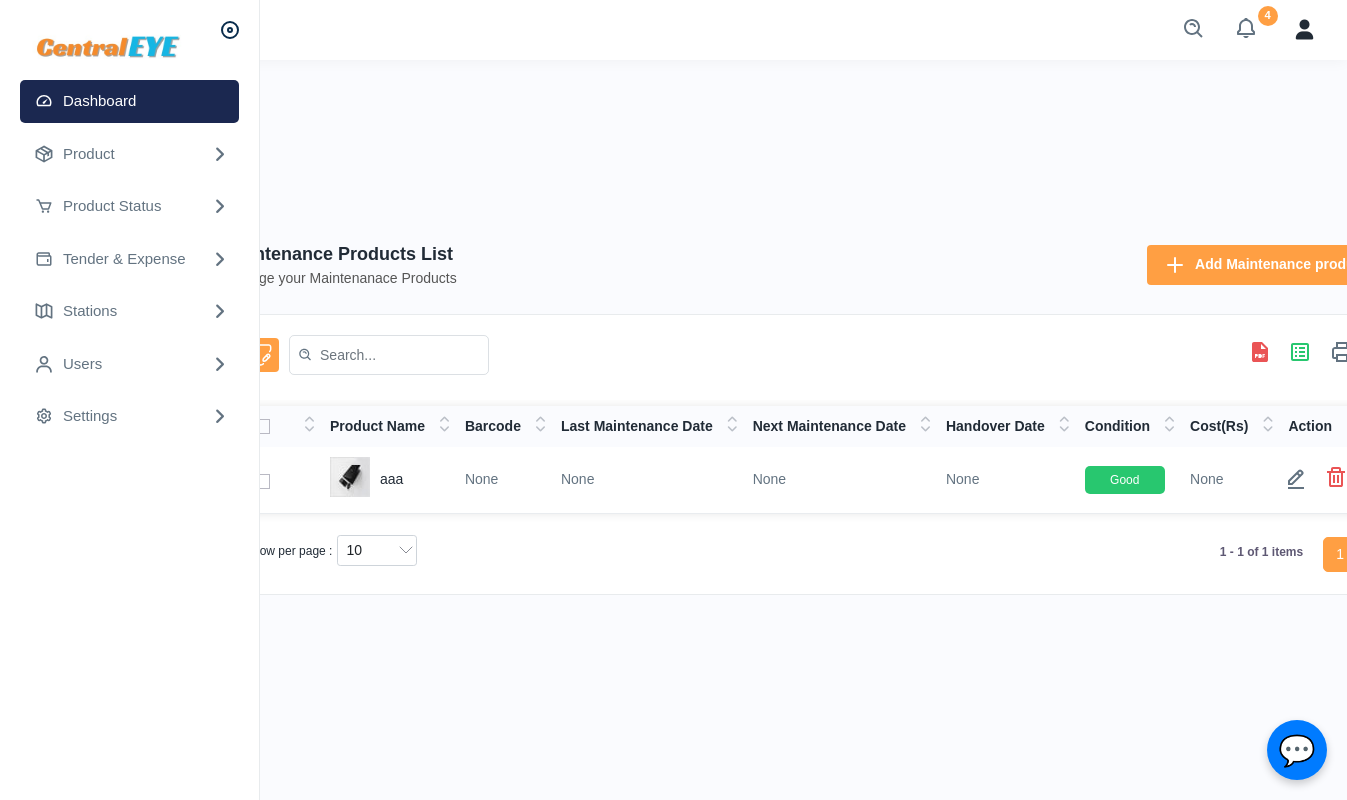
The page /maintenanceproducts on the database as committed earlier.
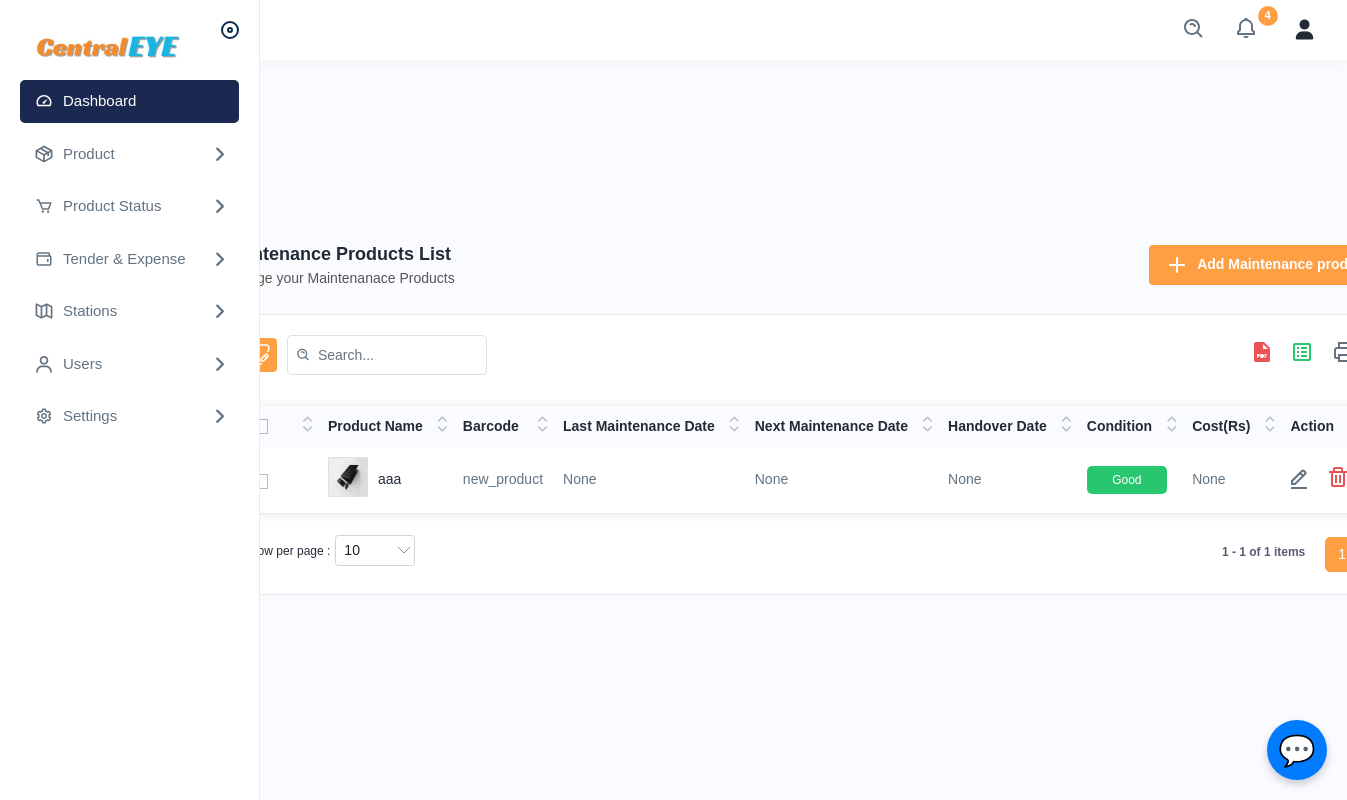
The same page on the database as committed later.
### app/models.py (models this page shows, shortened)
class Maintenance(models.Model):
    maintenance_id = models.AutoField(primary_key=True)
    asset = models.ForeignKey(
        "Asset", null=True, blank=True, on_delete=models.SET_NULL)
    last_maintenance_date = models.DateField(
        null=True, blank=True)  # Tracks the last maintenance date
    next_maintenance_date = models.DateField(
        null=True, blank=True)  # Tracks the next maintenance date
    maintenance_cost = models.CharField(max_length=255, null=True, blank=True)
    return_date = models.DateField(null=True, blank=True)

class Asset(models.Model):
    asset_id = models.IntegerField(primary_key=True, unique=True)
    asset_name = models.CharField(max_length=255)
    asset_category = models.ForeignKey(
        AssetSubCategory, null=True, blank=True, on_delete=models.SET_NULL)
    barcode = models.CharField(
        max_length=255, unique=True, null=True, blank=True)
    purchase_date = models.DateField(default=timezone.now)
    asset_value = models.CharField(max_length=255)
    condition = models.CharField(
        max_length=20, choices=CONDITION_CHOICES, default='good')
    location = models.CharField(max_length=255)
    assign_to = models.ForeignKey(
        UserDetails, null=True, blank=True, on_delete=models.SET_NULL)
    asset_status = models.CharField(
        max_length=20, choices=ASSET_STATUS_CHOICES, default='available')
    asset_maintenance_date = models.DateField(null=True, blank=True)
    asset_add_date = models.DateField(auto_now=True, null=True, blank=True)

### app/views.py (the view)
# urls.py: path('maintenanceproducts', views.maintenanceproducts,
def maintenanceproducts(request):
    maintenance_id = Maintenance.objects.all()
    con = {'maintenance_id': maintenance_id}
    return render(request, 'maintenanceproducts.html', con)

### templates/maintenanceproducts.html (shortened to what the changed rows need)
{% extends 'navbar.html' %}
{% load static %}
{% block body %}
<div class="main-wrapper">
    <div class="page-wrapper">
        <div class="content">
            <div class="card">
                <div class="card-body">
                    <div class="table-responsive">
                        <table class="table datanew">
                            <thead>
                                <tr>
                                    <th>
                                        <label class="checkboxs">
                                            <span class="checkmarks"></span>
                                        </label>
                                    </th>
                                    <th>Product Name</th>
                                    <th>Barcode</th>
                                    <th>Last Maintenance Date</th>
                                    <th>Next Maintenance Date</th>
                                    <th>Handover Date</th>
                                    <th>Condition</th>
                                    <th>Cost(Rs)</th>
                                    <th>Action</th>
                                </tr>
                            </thead>
                            <tbody>
                                {% for i in maintenance_id %}
                                <tr>
                                    <td>
                                        <label class="checkboxs">
                                            <span class="checkmarks"></span>
                                        </label>
                                    </td>
                                    <td class="productimgname">
                                        <a href="javascript:void(0);" class="product-img">
                                            <img src="{% static 'assets/img/product/product1.jpg' %}" alt="product">
                                        </a>
                                        <a href="javascript:void(0);">{{i.asset.asset_name}}</a>
                                    </td>
                                    <td>{{i.asset.barcode}}</td>
                                    <td>{{i.last_maintenance_date}}</td>
                                    <td>{{i.next_maintenance_date}}</td>
                                    <td>{{i.return_date}}</td>
                                    <td> {% if i.asset.condition == 'good' %}
                                        <span class="badges bg-lightgreen">Good</span>
                                        {% elif i.asset.condition == 'average' %}
                                        <span class="badges bg-lightyellow">Average</span>
                                        {% elif i.asset.condition == 'belowaverage' %}
                                        <span class="badges bg-lightred">BelowAverage</span>
                                        {% endif %}
                                    </td>
                                    <td>{{i.maintenance_cost}}</td>
                                    <td>
                                        <a class="me-3" href="{% url  'editmaintenanceproducts' i.maintenance_id %}">
                                            <img src="{% static 'assets/img/icons/edit.svg' %}" alt="img">
                                        </a>
                                        <a class="me-3 confirm-text"
                                            href="{% url 'deletemaintenance' i.maintenance_id %}">
                                            <img src="{% static 'assets/img/icons/delete.svg'  %}" alt="img">
                                        </a>
                                    </td>
                                </tr>
                                {% endfor %}
                            </tbody>
                        </table>
                    </div>
                </div>
            </div>
        </div>
    </div>
</div>
{% endblock %}

Rows that differ between the two databases and show on the page:
changed through a linked row, Maintenance "None": asset.barcode "None" → "new_product"
